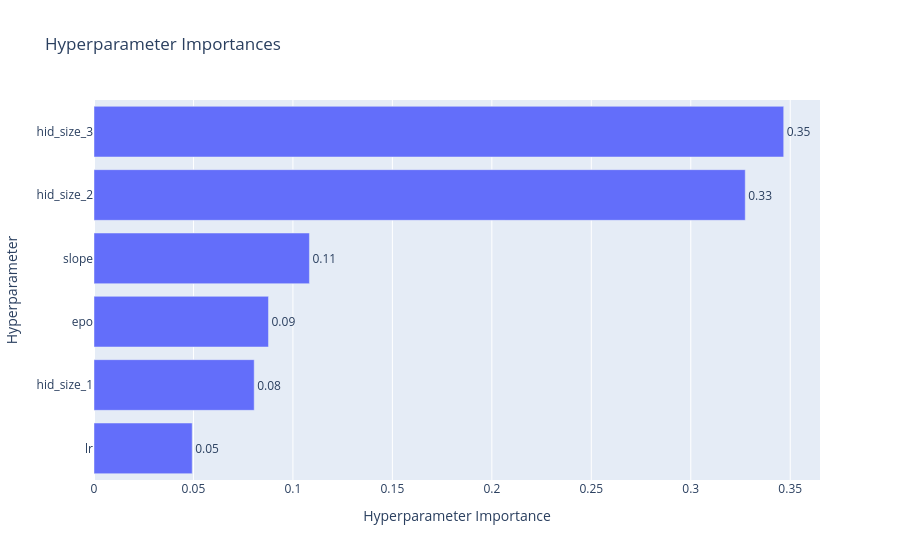

The notebook cell saved with this chart:
### Code cell
fig_imp = optuna.visualization.plot_param_importances(studyNN)
show(fig_imp)

### Figure 1 — Plotly figure (JSON) as saved in the notebook; plotly's stock layout.template omitted (floating-point values rounded to 4 significant figures)
{"data": [{"cliponaxis": false, "hovertemplate": ["lr (FloatDistribution): 0.04935934598875184<extra></extra>", "hid_size_1 (IntDistribution): 0.08053372986711685<extra></extra>", "epo (IntDistribution): 0.08770722403636919<extra></extra>", "slope (FloatDistribution): 0.10829591878779744<extra></extra>", "hid_size_2 (IntDistribution): 0.32738786212295057<extra></extra>", "hid_size_3 (IntDistribution): 0.3467159191970141<extra></extra>"], "name": "Objective Value", "orientation": "h", "text": ["0.05", "0.08", "0.09", "0.11", "0.33", "0.35"], "textposition": "outside", "type": "bar", "x": [0.04936, 0.08053, 0.08771, 0.1083, 0.3274, 0.3467], "y": ["lr", "hid_size_1", "epo", "slope", "hid_size_2", "hid_size_3"]}], "layout": {"title": {"text": "Hyperparameter Importances"}, "xaxis": {"title": {"text": "Hyperparameter Importance"}}, "yaxis": {"title": {"text": "Hyperparameter"}}}}
